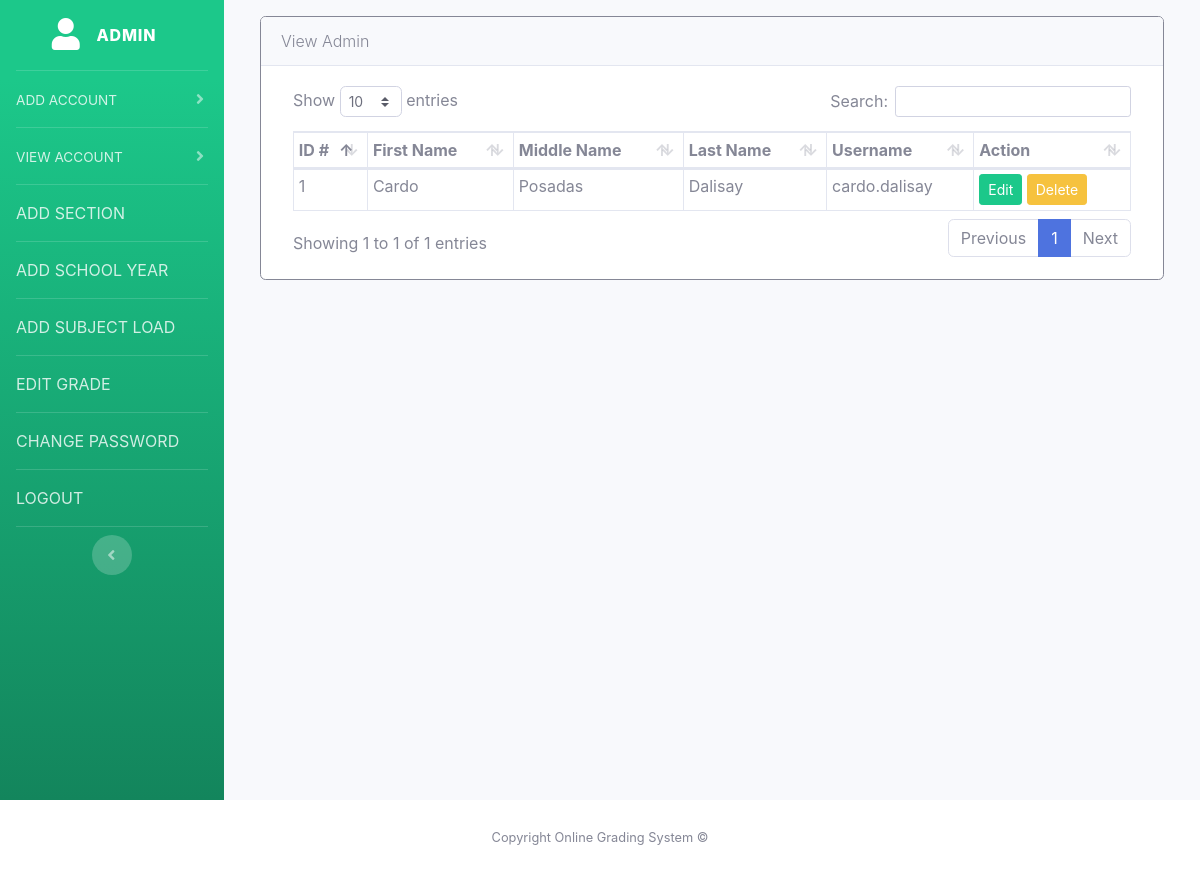
/index.php?p=principals&a=view-admin (signed in), run on the app's committed database.
### tables this page shows
CREATE TABLE `principals` (
  `id` int NOT NULL,
  `first_name` varchar(255) DEFAULT NULL,
  `middle_name` varchar(255) NOT NULL,
  `last_name` varchar(255) NOT NULL,
  `username` varchar(255) DEFAULT NULL,
  `password` varchar(255) DEFAULT NULL
);

### index.php (called while the page is built, shortened)
<?php
include 'views/inc/header.php';
include 'sys/routes.php';
include 'views/inc/footer.php';
?>

### views/admin/view-admin.php (the view, shortened to what this page needs)
<div class="card border-secondary mt-3">
  <div class="card-header">
  	<p class="lead m-0">View Admin</p>
  </div>
  <div class="card-body">
<?php if (count($admins) == 0) { ?>
    <div class="col-md-6 m-auto text-center">
        <p class="lead">No admins found.</p>
    </div>
<?php } else { ?>
    <div class="col-md-12 table-responsive">
        <table id="view-admin-table" class="table table-bordered table-sm">
            <thead>
                <tr>
                    <th>ID #</th>
                    <th>First Name</th>
                    <th>Middle Name</th>
                    <th>Last Name</th>
                    <th>Username</th>
                    <th>Action</th>
                </tr>
            </thead>
            <tbody>
                <?php foreach ($admins as $key => $admin) { ?>
                <tr>
                    <td><?php echo $admin['id']; ?></td>
                    <td><?php echo $admin['first_name']; ?></td>
                    <td><?php echo $admin['middle_name']; ?></td>
                    <td><?php echo $admin['last_name']; ?></td>
                    <td><?php echo $admin['username']; ?></td>
                    <td>
                        <button class="btn btn-success btn-sm" data-toggle="modal" data-target="#edit-modal-<?php echo $admin['id']; ?>">Edit</button>
                        <button class="btn btn-warning btn-sm" data-toggle="modal" data-target="#delete-modal-<?php echo $admin['id']; ?>">Delete</button>
                    </td>
                </tr>
                <?php } ?>
            </tbody>
        </table>
    </div>
    </div>
<?php } ?>
  </div>
</div>

### data on the page
principals: id "1", first_name "Cardo", middle_name "Posadas", last_name "Dalisay", username "cardo.dalisay"

### other printed values
$navbar['title'] "ADMIN"
str_replace("-"," ",$key) "ADD ACCOUNT"
str_replace("-"," ",$key) "VIEW ACCOUNT"
str_replace("-"," ",$key) "ADD SECTION"
str_replace("-"," ",$key) "ADD SCHOOL YEAR"
str_replace("-"," ",$key) "ADD SUBJECT LOAD"
str_replace("-"," ",$key) "EDIT GRADE"
str_replace("-"," ",$key) "CHANGE PASSWORD"
str_replace("-"," ",$key) "LOGOUT"
